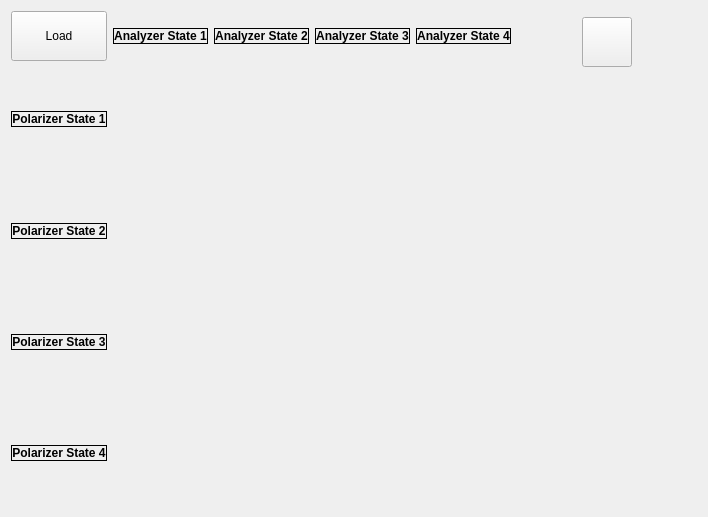
<?xml version="1.0" encoding="UTF-8"?>
<ui version="4.0">
 <class>EvaluateForm</class>
 <widget class="QWidget" name="EvaluateForm">
  <property name="geometry">
   <rect>
    <x>0</x>
    <y>0</y>
    <width>708</width>
    <height>517</height>
   </rect>
  </property>
  <property name="windowTitle">
   <string>Form</string>
  </property>
  <layout class="QGridLayout" name="gridLayout_2" rowstretch="1,9,0" columnstretch="0,5,3,0,0">
   <item row="1" column="1" rowspan="2">
    <layout class="QGridLayout" name="gridLayout_3">
     <item row="0" column="0">
      <widget class="PlotForm" name="ePlotWidget_01" native="true"/>
     </item>
     <item row="0" column="1">
      <widget class="PlotForm" name="ePlotWidget_02" native="true"/>
     </item>
     <item row="0" column="2">
      <widget class="PlotForm" name="ePlotWidget_03" native="true"/>
     </item>
     <item row="0" column="3">
      <widget class="PlotForm" name="ePlotWidget_04" native="true"/>
     </item>
     <item row="1" column="0">
      <widget class="PlotForm" name="ePlotWidget_05" native="true"/>
     </item>
     <item row="1" column="1">
      <widget class="PlotForm" name="ePlotWidget_06" native="true"/>
     </item>
     <item row="1" column="2">
      <widget class="PlotForm" name="ePlotWidget_07" native="true"/>
     </item>
     <item row="1" column="3">
      <widget class="PlotForm" name="ePlotWidget_08" native="true"/>
     </item>
     <item row="2" column="0">
      <widget class="PlotForm" name="ePlotWidget_09" native="true"/>
     </item>
     <item row="2" column="1">
      <widget class="PlotForm" name="ePlotWidget_10" native="true"/>
     </item>
     <item row="2" column="2">
      <widget class="PlotForm" name="ePlotWidget_11" native="true"/>
     </item>
     <item row="2" column="3">
      <widget class="PlotForm" name="ePlotWidget_12" native="true"/>
     </item>
     <item row="3" column="0">
      <widget class="PlotForm" name="ePlotWidget_13" native="true"/>
     </item>
     <item row="3" column="1">
      <widget class="PlotForm" name="ePlotWidget_14" native="true"/>
     </item>
     <item row="3" column="2">
      <widget class="PlotForm" name="ePlotWidget_15" native="true"/>
     </item>
     <item row="3" column="3">
      <widget class="PlotForm" name="ePlotWidget_16" native="true"/>
     </item>
    </layout>
   </item>
   <item row="0" column="0">
    <layout class="QGridLayout" name="gridLayout">
     <item row="0" column="0">
      <widget class="QPushButton" name="pushButton">
       <property name="minimumSize">
        <size>
         <width>0</width>
         <height>50</height>
        </size>
       </property>
       <property name="text">
        <string>Load</string>
       </property>
       <property name="icon">
        <iconset resource="Icons/Icons.qrc">
         <normaloff>:/application_add.png</normaloff>:/application_add.png</iconset>
       </property>
      </widget>
     </item>
    </layout>
   </item>
   <item row="0" column="1">
    <layout class="QHBoxLayout" name="horizontalLayout">
     <item alignment="Qt::AlignHCenter|Qt::AlignVCenter">
      <widget class="QLabel" name="label_2">
       <property name="font">
        <font>
         <weight>75</weight>
         <bold>true</bold>
        </font>
       </property>
       <property name="frameShape">
        <enum>QFrame::Box</enum>
       </property>
       <property name="text">
        <string>Analyzer State 1</string>
       </property>
       <property name="alignment">
        <set>Qt::AlignCenter</set>
       </property>
      </widget>
     </item>
     <item alignment="Qt::AlignHCenter|Qt::AlignVCenter">
      <widget class="QLabel" name="label_4">
       <property name="font">
        <font>
         <weight>75</weight>
         <bold>true</bold>
        </font>
       </property>
       <property name="frameShape">
        <enum>QFrame::Box</enum>
       </property>
       <property name="text">
        <string>Analyzer State 2</string>
       </property>
       <property name="alignment">
        <set>Qt::AlignCenter</set>
       </property>
      </widget>
     </item>
     <item alignment="Qt::AlignHCenter|Qt::AlignVCenter">
      <widget class="QLabel" name="label_3">
       <property name="font">
        <font>
         <weight>75</weight>
         <bold>true</bold>
        </font>
       </property>
       <property name="frameShape">
        <enum>QFrame::Box</enum>
       </property>
       <property name="text">
        <string>Analyzer State 3</string>
       </property>
       <property name="alignment">
        <set>Qt::AlignCenter</set>
       </property>
      </widget>
     </item>
     <item alignment="Qt::AlignHCenter|Qt::AlignVCenter">
      <widget class="QLabel" name="label">
       <property name="font">
        <font>
         <weight>75</weight>
         <bold>true</bold>
        </font>
       </property>
       <property name="frameShape">
        <enum>QFrame::Box</enum>
       </property>
       <property name="text">
        <string>Analyzer State 4</string>
       </property>
       <property name="alignment">
        <set>Qt::AlignCenter</set>
       </property>
      </widget>
     </item>
    </layout>
   </item>
   <item row="0" column="2" rowspan="3" colspan="3">
    <layout class="QVBoxLayout" name="verticalLayout_2">
     <item>
      <widget class="MatrixForm" name="matrixWidget" native="true"/>
     </item>
     <item alignment="Qt::AlignHCenter">
      <widget class="QToolButton" name="magnifyToolButton">
       <property name="minimumSize">
        <size>
         <width>50</width>
         <height>50</height>
        </size>
       </property>
       <property name="text">
        <string/>
       </property>
       <property name="icon">
        <iconset resource="Icons/Icons.qrc">
         <normaloff>:/magnifier_zoom_in.png</normaloff>:/magnifier_zoom_in.png</iconset>
       </property>
      </widget>
     </item>
     <item>
      <spacer name="verticalSpacer">
       <property name="orientation">
        <enum>Qt::Vertical</enum>
       </property>
       <property name="sizeHint" stdset="0">
        <size>
         <width>20</width>
         <height>40</height>
        </size>
       </property>
      </spacer>
     </item>
    </layout>
   </item>
   <item row="1" column="0" rowspan="2">
    <layout class="QVBoxLayout" name="verticalLayout">
     <item alignment="Qt::AlignHCenter|Qt::AlignVCenter">
      <widget class="QLabel" name="label_6">
       <property name="font">
        <font>
         <weight>75</weight>
         <bold>true</bold>
        </font>
       </property>
       <property name="frameShape">
        <enum>QFrame::Box</enum>
       </property>
       <property name="text">
        <string>Polarizer State 1</string>
       </property>
       <property name="alignment">
        <set>Qt::AlignCenter</set>
       </property>
      </widget>
     </item>
     <item alignment="Qt::AlignHCenter|Qt::AlignVCenter">
      <widget class="QLabel" name="label_8">
       <property name="font">
        <font>
         <weight>75</weight>
         <bold>true</bold>
        </font>
       </property>
       <property name="frameShape">
        <enum>QFrame::Box</enum>
       </property>
       <property name="text">
        <string>Polarizer State 2</string>
       </property>
       <property name="alignment">
        <set>Qt::AlignCenter</set>
       </property>
      </widget>
     </item>
     <item alignment="Qt::AlignHCenter|Qt::AlignVCenter">
      <widget class="QLabel" name="label_7">
       <property name="font">
        <font>
         <weight>75</weight>
         <bold>true</bold>
        </font>
       </property>
       <property name="frameShape">
        <enum>QFrame::Box</enum>
       </property>
       <property name="text">
        <string>Polarizer State 3</string>
       </property>
       <property name="alignment">
        <set>Qt::AlignCenter</set>
       </property>
      </widget>
     </item>
     <item alignment="Qt::AlignHCenter|Qt::AlignVCenter">
      <widget class="QLabel" name="label_5">
       <property name="font">
        <font>
         <weight>75</weight>
         <bold>true</bold>
        </font>
       </property>
       <property name="frameShape">
        <enum>QFrame::Box</enum>
       </property>
       <property name="text">
        <string>Polarizer State 4</string>
       </property>
       <property name="alignment">
        <set>Qt::AlignCenter</set>
       </property>
      </widget>
     </item>
    </layout>
   </item>
  </layout>
 </widget>
 <customwidgets>
  <customwidget>
   <class>PlotForm</class>
   <extends>QWidget</extends>
   <header location="global">plotform.h</header>
   <container>1</container>
  </customwidget>
  <customwidget>
   <class>MatrixForm</class>
   <extends>QWidget</extends>
   <header location="global">matrixform.h</header>
   <container>1</container>
  </customwidget>
 </customwidgets>
 <resources>
  <include location="Icons/Icons.qrc"/>
 </resources>
 <connections/>
</ui>
